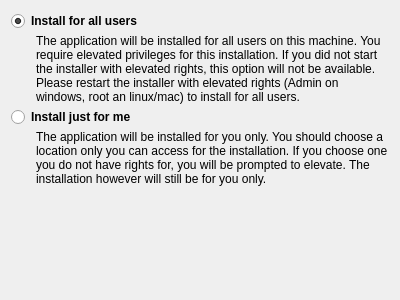
<?xml version="1.0" encoding="UTF-8"?>
<ui version="4.0">
 <class>UserPage</class>
 <widget class="QWidget" name="UserPage">
  <property name="geometry">
   <rect>
    <x>0</x>
    <y>0</y>
    <width>400</width>
    <height>300</height>
   </rect>
  </property>
  <property name="windowTitle">
   <string>Installation Scope</string>
  </property>
  <layout class="QVBoxLayout" name="verticalLayout" stretch="0,0,0,0,0">
   <property name="spacing">
    <number>3</number>
   </property>
   <item>
    <widget class="QRadioButton" name="allUsersButton">
     <property name="font">
      <font>
       <weight>75</weight>
       <bold>true</bold>
      </font>
     </property>
     <property name="text">
      <string>Install for all users</string>
     </property>
     <property name="checked">
      <bool>true</bool>
     </property>
    </widget>
   </item>
   <item>
    <widget class="QLabel" name="allUsersLabel">
     <property name="text">
      <string>The application will be installed for all users on this machine. You require elevated privileges for this installation. If you did not start the installer with elevated rights, this option will not be available. Please restart the installer with elevated rights (Admin on windows, root an linux/mac) to install for all users.</string>
     </property>
     <property name="wordWrap">
      <bool>true</bool>
     </property>
     <property name="indent">
      <number>25</number>
     </property>
    </widget>
   </item>
   <item>
    <widget class="QRadioButton" name="meOnlyButton">
     <property name="font">
      <font>
       <weight>75</weight>
       <bold>true</bold>
      </font>
     </property>
     <property name="text">
      <string>Install just for me</string>
     </property>
    </widget>
   </item>
   <item>
    <widget class="QLabel" name="meOnlyLabel">
     <property name="text">
      <string>The application will be installed for you only. You should choose a location only you can access for the installation. If you choose one you do not have rights for, you will be prompted to elevate. The installation however will still be for you only.</string>
     </property>
     <property name="wordWrap">
      <bool>true</bool>
     </property>
     <property name="indent">
      <number>25</number>
     </property>
    </widget>
   </item>
   <item>
    <spacer name="verticalSpacer">
     <property name="orientation">
      <enum>Qt::Vertical</enum>
     </property>
     <property name="sizeHint" stdset="0">
      <size>
       <width>20</width>
       <height>40</height>
      </size>
     </property>
    </spacer>
   </item>
  </layout>
 </widget>
 <resources/>
 <connections/>
</ui>
